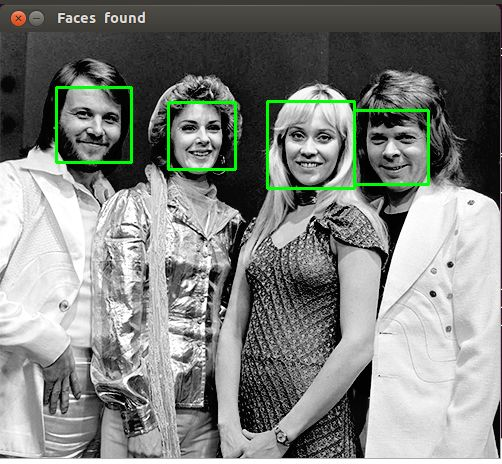
#> input picture abba_face_detected.jpg, 502 x 464 px
$ python face_recog.py
#> lines starting #> are read from the running program, lines starting #| are printed output that depends on the picture; after the words box and inside, x2 and y2 are one past the last pixel; in counts of white or black regions, pixels touching at a corner belong together
import cv2

face_cascade=cv2.CascadeClassifier("haarcascade_frontalface_default.xml")

img=cv2.imread("abba_face_detected.jpg")
#> img is the input picture: shape (464, 502, 3); mean B, G, R 126.6, 130.5, 127.1
gray_img=cv2.cvtColor(img,cv2.COLOR_BGR2GRAY)
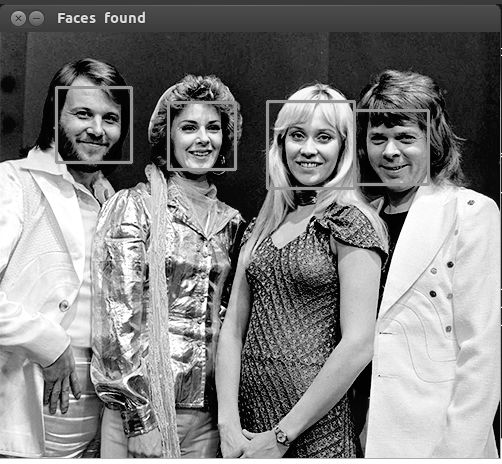
#> gray_img: shape (464, 502); min 0, max 255, mean 129
faces=face_cascade.detectMultiScale(gray_img,
scaleFactor=1.1,
minNeighbors=5)
#> faces = [[168, 103, 65, 65], [57, 87, 76, 76], [265, 101, 90, 90], [355, 112, 73, 73]]

for x,y,w,h in faces:
    img=cv2.rectangle(img,(x,y),(x+w,y+h),(0,255,0),3)
#> this loop made 4 passes
#> pass 1, `img=cv2.rectangle(img,(x,y),(x+w,y+h),(0,255,0),3)`:
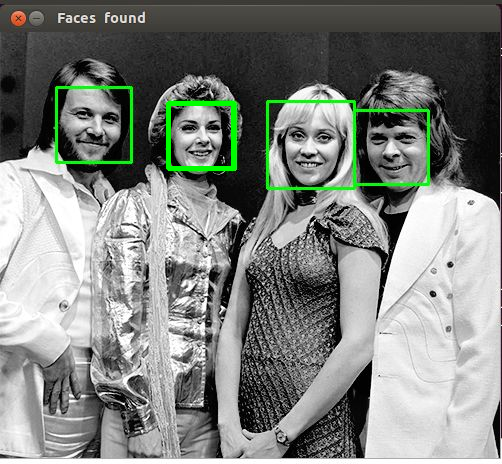
#> img: shape (464, 502, 3); 0.55% of pixels changed, all inside (x1, y1, x2, y2) = (166, 101, 236, 171)
#> pass 2, `img=cv2.rectangle(img,(x,y),(x+w,y+h),(0,255,0),3)`:
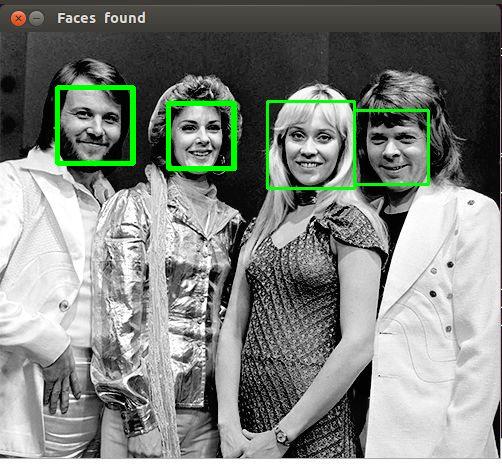
#> img: shape (464, 502, 3); 0.65% of pixels changed, all inside (x1, y1, x2, y2) = (55, 85, 136, 166)
#> pass 3, `img=cv2.rectangle(img,(x,y),(x+w,y+h),(0,255,0),3)`:
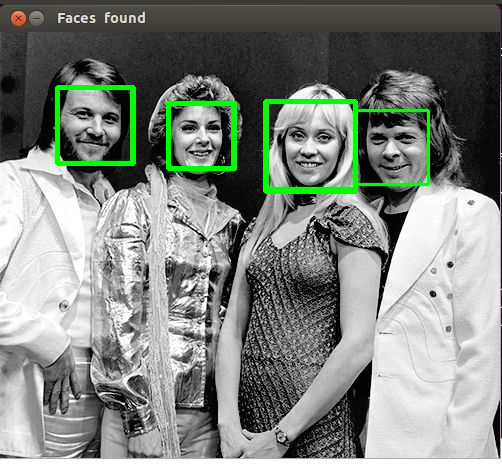
#> img: shape (464, 502, 3); 0.77% of pixels changed, all inside (x1, y1, x2, y2) = (263, 99, 358, 194)
#> after the loop:
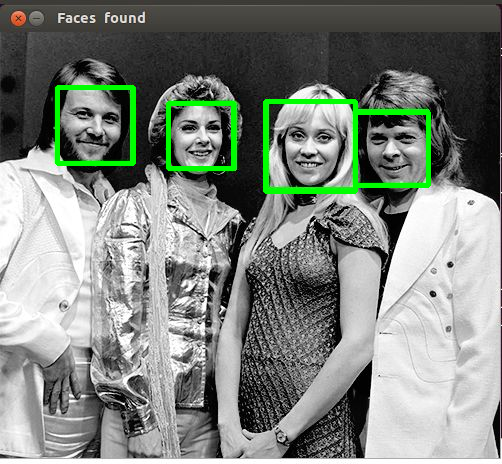
#> img: shape (464, 502, 3); 0.46% of pixels changed, all inside (x1, y1, x2, y2) = (358, 110, 431, 188)

cv2.imshow("Redassa",img)
cv2.waitKey(0)
cv2.destroyAllWindows()
